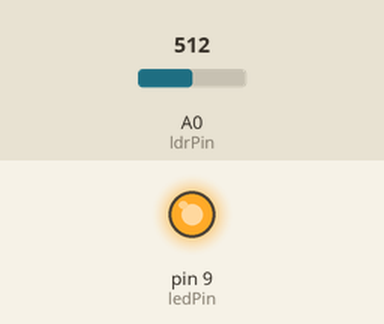
This sketch was run on a simulated Arduino Uno, built with avr-gcc and run on an emulated ATmega328P. Parts: output pins drawn as LEDs (lit = HIGH). The test bench sets the inputs (shaded band); at power-on: A0 (ldrPin) = 512. What the sketch prints to the serial monitor is not drawn.

Above: at 1.8 s.
1.9 s: A0 (ldrPin) set to 586
3.4 s: A0 (ldrPin) set to 614
At 4.7 s:
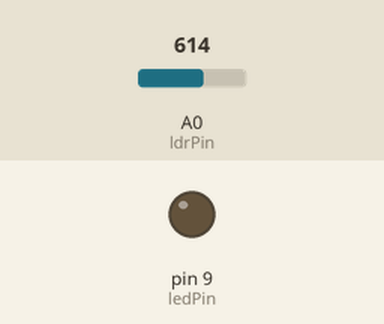
5.5 s: A0 (ldrPin) set to 590
At 6.3 s:
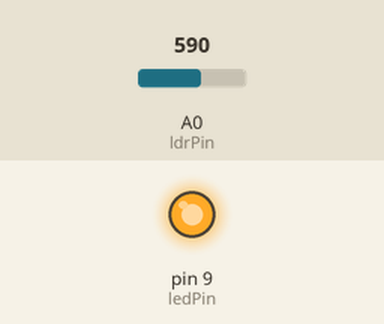
7.5 s: A0 (ldrPin) set to 610
At 9.1 s:
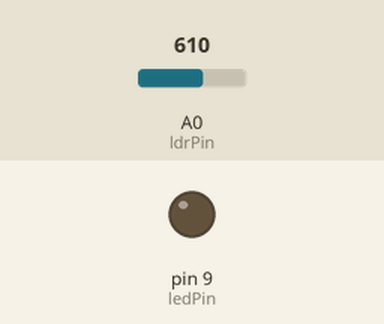
Timing chart, 0 to 10.5 s (numbered marks = the images above; inputs shaded):
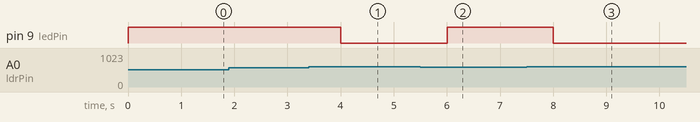

The sketch:

code.ino
```cpp
// Define Pins
const int ldrPin = A0;  // LDR connected to Analog Pin A0
const int ledPin = 9;   // LED connected to Digital Pin 9
const int threshold = 600; // Adjust based on simulation

void setup() {
    pinMode(ledPin, OUTPUT);
    Serial.begin(9600);  // Start serial communication
}

void loop() {
    int ldrValue = analogRead(ldrPin); // Read LDR sensor value

    // Print LDR value to Serial Monitor
    Serial.print("LDR Value: ");
    Serial.println(ldrValue);

    // Light Condition Check
    if (ldrValue < threshold) {  // Low light detected
        digitalWrite(ledPin, HIGH);
        Serial.println("🌙 DARK - LED ON");
    } else {  // Bright light detected
        digitalWrite(ledPin, LOW);
        Serial.println("☀ BRIGHT - LED OFF");
    }

    delay(1000);  // Wait before next reading
}
```

Measured:
- the behaviour switches between 599 and 600 on A0 (ldrPin) (found by bisection; images 0 and 1)
- after the input at 1.9 s, every drawn part: stays the same
- after the input at 3.4 s, pin 9 (ledPin): HIGH → LOW after 0.60 s
- after the input at 5.5 s, pin 9 (ledPin): LOW → HIGH after 0.50 s
- after the input at 7.5 s, pin 9 (ledPin): HIGH → LOW after 0.51 s
